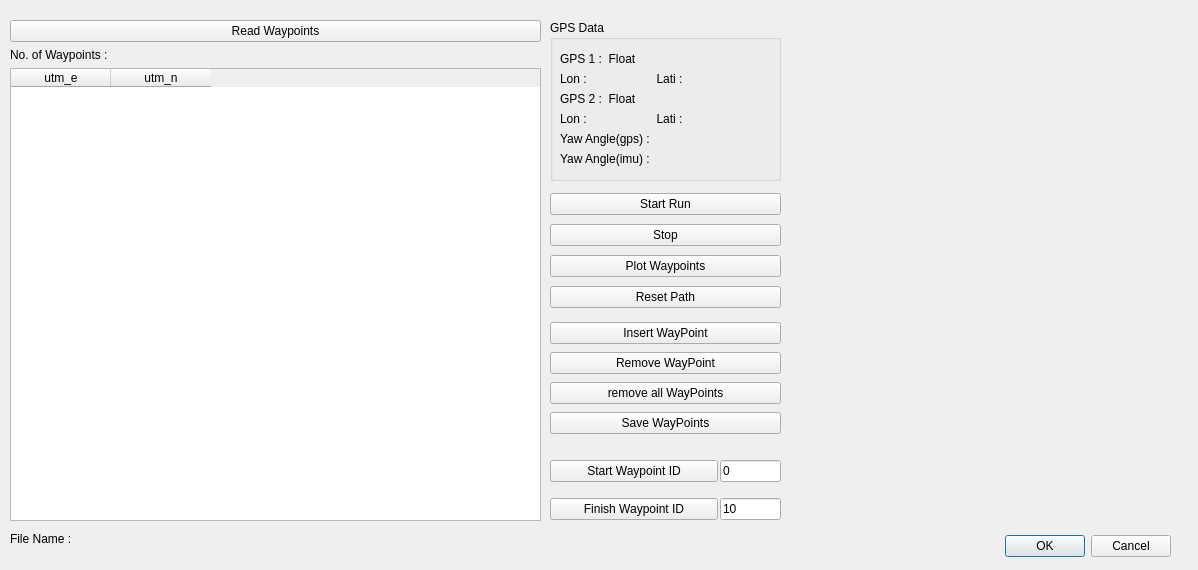
<?xml version="1.0" encoding="UTF-8"?>
<ui version="4.0">
 <class>Dialog</class>
 <widget class="QDialog" name="Dialog">
  <property name="geometry">
   <rect>
    <x>0</x>
    <y>0</y>
    <width>1198</width>
    <height>570</height>
   </rect>
  </property>
  <property name="windowTitle">
   <string>Test</string>
  </property>
  <widget class="QDialogButtonBox" name="buttonBox">
   <property name="geometry">
    <rect>
     <x>830</x>
     <y>530</y>
     <width>341</width>
     <height>32</height>
    </rect>
   </property>
   <property name="orientation">
    <enum>Qt::Horizontal</enum>
   </property>
   <property name="standardButtons">
    <set>QDialogButtonBox::Cancel|QDialogButtonBox::Ok</set>
   </property>
  </widget>
  <widget class="QWidget" name="verticalLayoutWidget">
   <property name="geometry">
    <rect>
     <x>10</x>
     <y>20</y>
     <width>531</width>
     <height>501</height>
    </rect>
   </property>
   <layout class="QVBoxLayout" name="verticalLayout">
    <item>
     <widget class="QPushButton" name="pushButton_Read_WPs">
      <property name="text">
       <string>Read Waypoints</string>
      </property>
     </widget>
    </item>
    <item>
     <widget class="QLabel" name="label_waypoint_no">
      <property name="layoutDirection">
       <enum>Qt::LeftToRight</enum>
      </property>
      <property name="text">
       <string>No. of Waypoints :</string>
      </property>
     </widget>
    </item>
    <item>
     <widget class="QTableWidget" name="waypoint_tableWidget">
      <column>
       <property name="text">
        <string>utm_e</string>
       </property>
      </column>
      <column>
       <property name="text">
        <string>utm_n</string>
       </property>
      </column>
     </widget>
    </item>
   </layout>
  </widget>
  <widget class="QGroupBox" name="groupBox">
   <property name="geometry">
    <rect>
     <x>550</x>
     <y>20</y>
     <width>231</width>
     <height>161</height>
    </rect>
   </property>
   <property name="title">
    <string>GPS Data  </string>
   </property>
   <widget class="QLabel" name="label_gps1">
    <property name="geometry">
     <rect>
      <x>10</x>
      <y>30</y>
      <width>181</width>
      <height>17</height>
     </rect>
    </property>
    <property name="text">
     <string>GPS 1 :  Float</string>
    </property>
   </widget>
   <widget class="QLabel" name="label_gps2">
    <property name="geometry">
     <rect>
      <x>10</x>
      <y>70</y>
      <width>181</width>
      <height>17</height>
     </rect>
    </property>
    <property name="text">
     <string>GPS 2 :  Float</string>
    </property>
   </widget>
   <widget class="QLabel" name="label_gps_data1">
    <property name="geometry">
     <rect>
      <x>10</x>
      <y>50</y>
      <width>211</width>
      <height>17</height>
     </rect>
    </property>
    <property name="text">
     <string>Lon :                     Lati :</string>
    </property>
   </widget>
   <widget class="QLabel" name="label_gps_data2">
    <property name="geometry">
     <rect>
      <x>10</x>
      <y>90</y>
      <width>211</width>
      <height>17</height>
     </rect>
    </property>
    <property name="text">
     <string>Lon :                     Lati :</string>
    </property>
   </widget>
   <widget class="QLabel" name="label_yaw_angle_2">
    <property name="geometry">
     <rect>
      <x>10</x>
      <y>130</y>
      <width>211</width>
      <height>17</height>
     </rect>
    </property>
    <property name="text">
     <string>Yaw Angle(imu) :</string>
    </property>
   </widget>
   <widget class="QLabel" name="label_yaw_angle_1">
    <property name="geometry">
     <rect>
      <x>10</x>
      <y>110</y>
      <width>211</width>
      <height>17</height>
     </rect>
    </property>
    <property name="text">
     <string>Yaw Angle(gps) :</string>
    </property>
   </widget>
  </widget>
  <widget class="QWidget" name="verticalLayoutWidget_2">
   <property name="geometry">
    <rect>
     <x>550</x>
     <y>450</y>
     <width>168</width>
     <height>81</height>
    </rect>
   </property>
   <layout class="QVBoxLayout" name="verticalLayout_2">
    <item>
     <widget class="QPushButton" name="pushButton_Start_WP">
      <property name="text">
       <string>Start Waypoint ID</string>
      </property>
     </widget>
    </item>
    <item>
     <widget class="QPushButton" name="pushButton_Finish_WP">
      <property name="text">
       <string>Finish Waypoint ID</string>
      </property>
     </widget>
    </item>
   </layout>
  </widget>
  <widget class="QWidget" name="verticalLayoutWidget_3">
   <property name="geometry">
    <rect>
     <x>720</x>
     <y>450</y>
     <width>61</width>
     <height>81</height>
    </rect>
   </property>
   <layout class="QVBoxLayout" name="verticalLayout_3">
    <item>
     <widget class="QLineEdit" name="lineEdit_Start_WP_ID">
      <property name="text">
       <string>0</string>
      </property>
     </widget>
    </item>
    <item>
     <widget class="QLineEdit" name="lineEdit_Finish_WP_ID">
      <property name="text">
       <string>10</string>
      </property>
     </widget>
    </item>
   </layout>
  </widget>
  <widget class="QWidget" name="verticalLayoutWidget_4">
   <property name="geometry">
    <rect>
     <x>550</x>
     <y>190</y>
     <width>231</width>
     <height>121</height>
    </rect>
   </property>
   <layout class="QVBoxLayout" name="verticalLayout_4">
    <item>
     <widget class="QPushButton" name="pushButton_Start">
      <property name="text">
       <string>Start Run</string>
      </property>
     </widget>
    </item>
    <item>
     <widget class="QPushButton" name="pushButton_Stop">
      <property name="text">
       <string>Stop</string>
      </property>
     </widget>
    </item>
    <item>
     <widget class="QPushButton" name="pushButton_Plot_WPs">
      <property name="text">
       <string>Plot Waypoints</string>
      </property>
     </widget>
    </item>
    <item>
     <widget class="QPushButton" name="pushButton_RESET_PATH">
      <property name="text">
       <string>Reset Path</string>
      </property>
     </widget>
    </item>
   </layout>
  </widget>
  <widget class="QWidget" name="verticalLayoutWidget_5">
   <property name="geometry">
    <rect>
     <x>550</x>
     <y>320</y>
     <width>231</width>
     <height>120</height>
    </rect>
   </property>
   <layout class="QVBoxLayout" name="verticalLayout_5">
    <item>
     <widget class="QPushButton" name="pushButton_insert_waypoint">
      <property name="text">
       <string>Insert WayPoint</string>
      </property>
     </widget>
    </item>
    <item>
     <widget class="QPushButton" name="pushButton_remove_waypoint">
      <property name="text">
       <string>Remove WayPoint</string>
      </property>
     </widget>
    </item>
    <item>
     <widget class="QPushButton" name="pushButton_clear_waypoints">
      <property name="text">
       <string>remove all WayPoints</string>
      </property>
     </widget>
    </item>
    <item>
     <widget class="QPushButton" name="pushButton_save_waypoints">
      <property name="text">
       <string>Save WayPoints</string>
      </property>
     </widget>
    </item>
   </layout>
  </widget>
  <widget class="QLabel" name="label_file_name">
   <property name="geometry">
    <rect>
     <x>10</x>
     <y>530</y>
     <width>521</width>
     <height>17</height>
    </rect>
   </property>
   <property name="text">
    <string>File Name :</string>
   </property>
  </widget>
  <widget class="PlotWidget" name="graphWidget" native="true">
   <property name="geometry">
    <rect>
     <x>810</x>
     <y>39</y>
     <width>371</width>
     <height>391</height>
    </rect>
   </property>
  </widget>
 </widget>
 <customwidgets>
  <customwidget>
   <class>PlotWidget</class>
   <extends>QWidget</extends>
   <header location="global">pyqtgraph</header>
   <container>1</container>
  </customwidget>
 </customwidgets>
 <resources/>
 <connections>
  <connection>
   <sender>buttonBox</sender>
   <signal>accepted()</signal>
   <receiver>Dialog</receiver>
   <slot>accept()</slot>
   <hints>
    <hint type="sourcelabel">
     <x>248</x>
     <y>254</y>
    </hint>
    <hint type="destinationlabel">
     <x>157</x>
     <y>274</y>
    </hint>
   </hints>
  </connection>
  <connection>
   <sender>buttonBox</sender>
   <signal>rejected()</signal>
   <receiver>Dialog</receiver>
   <slot>reject()</slot>
   <hints>
    <hint type="sourcelabel">
     <x>316</x>
     <y>260</y>
    </hint>
    <hint type="destinationlabel">
     <x>286</x>
     <y>274</y>
    </hint>
   </hints>
  </connection>
 </connections>
</ui>
